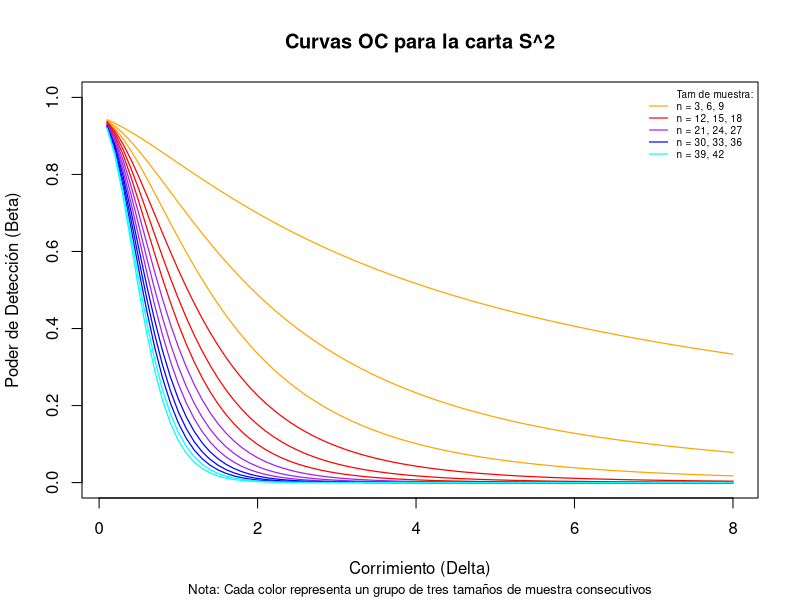

Source code (R):
################################################################################
# Script Correcion Entrega 1: Control Estadistico de Calidad
# Autores: 
# - Cesar Augusto Prieto Sarmiento
# - Cristian Camilo Prieto Zambrano
# - Daniel Santiago Guzman 
# Fecha de Creación: 12/05/2024
# Ultima Fecha de Mod: 23/07/2024
# Descripción: Se plantea realizar la correccion del taller 1 de la asignatura 
#           teniendo en cuenta para esto la correcciones hechas por el profesor
#           y las nuevas habilidades adquiridas en el curso.
# Versión: 1.5
################################################################################

setwd("~/En Proceso/Control")
library(reshape2)
library(ggplot2)

# PUNTO 1 ---- Codigo realizado por Michael Meldivenson (https://github.com/Mendivenson)
# Sea $X \sim N(\mu, \sigma)$ una característica de calidad. Mediante simulaciones, 
# establezca el comportamiento del ARL (en control y fuera de él) de las Cartas $R$ y 
# $S$ para observaciones normales con límites $3 \sigma$ y muestras de tamaño (a) $n=3$ 
# y (b) $n=10$. ¿Qué regularidades observa?

RunLengthR_optimized = function(mu = 0, sigma = 1, k= 0,n = 3, m = 1000){
  #matrixStats: Librería para operaciones rowDiff y rowRange más eficientes (apply es muy lento)
  # Constantes d3 y d2 para carta R
  d3 = c(0.853, 0.888, 0.880, 0.864, 0.848, 0.833, 0.820, 0.808, 0.797, 0.787, 0.778, 0.770,
         0.763, 0.756, 0.750, 0.744, 0.739, 0.734, 0.729, 0.724, 0.72, 0.716, 0.712,0.708)
  d2 = c(1.128, 1.693, 2.059, 2.326, 2.534, 2.704, 2.847, 2.970, 3.078, 3.173, 3.258, 3.336, 
         3.407, 3.472, 3.532, 3.588, 3.640, 3.689, 3.735, 3.778, 3.819, 3.858, 3.895, 3.931)
  
  d3 = d3[n-1]; d2 = d2[n-1]    # Selección de constantes específicas dado el tamaño de muestra
  UCL = (d2 + 3 * d3) * sigma;  # Límite superior para carta R
  LCL = (d2 - 3 * d3) * sigma   # Límite inferior para carta R
  
  RL = c();                     # Vector para guardar las longitudes de corrida
  last_count = 0                # Z longitudes de corrida sin señal al final de la matriz
  
  while(length(RL) < m){
    # Se generan m*100 subgrupos racionales, se toma el rango y la diferencia
    rangos = matrixStats::rowDiffs(matrixStats::colRanges(matrix(rnorm(n*m*100, 
                                                                       mean = mu,
                                                                       sd = sigma * (1 - k)),
                                                                 nrow = n, byrow = F)))
    # ¿Qué índices se salieron de control?
    OutControl = which(rangos < LCL | rangos > UCL)
    # ¿Cuánto tiempo hay entre estos índices?
    OutControl = diff(c(0, OutControl))
    # Se suman al primer RL la cantidad de subgrupos racionales sin señal 
    # del final del ciclo anterior
    OutControl[1] = OutControl[1] + last_count
    # Se actualiza a z subgrupos racionales al final de este ciclo sin dar señal
    last_count = length(rangos) - sum(OutControl)
    
    # Se agregan los resultados al final del vector de longitudes de corrida
    RL = c(RL,OutControl)}
  return(RL[1:m])}

RunLengthS_optimized = function(mu = 0, sigma = 1, k = 0,n = 3, m = 1000){
  # Constante c4 para corrección de sesgo
  c4 = sqrt(2/(n-1)) * gamma(n/2) / gamma((n-1)/2)
  LCL = sigma * (c4 - 3 * sqrt(1 - c4**2))
  UCL = sigma * (c4 + 3 * sqrt(1 - c4**2))
  
  RL= c()
  last_count = 0
  while (length(RL) < m){
    desviaciones = matrixStats::colSds(matrix(rnorm(n*m*100, 
                                                    mean = mu,
                                                    sd = sigma * (1 - k)),
                                              nrow = n, byrow = F))
    OutControl = which(desviaciones < LCL | desviaciones > UCL)
    OutControl = diff(c(0, OutControl))
    OutControl[1] = OutControl[1] + last_count
    last_count = length(desviaciones) - sum(OutControl)
    RL = c(RL,OutControl)}
  return(RL[1:m])}


# PUNTO 2 ----
# Sea X ~ N(mu, sigma) una característica de calidad de un producto. Se sabe que
# los valores objetivos de los parámetros del proceso son mu = mu_0 y sigma = sigma_0.
# Se debe construir las curvas OC de la carta S^2 con limites de probabilidad. 

# Definición de la función OC_S2

OC_S2 <- function(n, sigma2_0, delta){
  # Cálculo de los límites de control superior e inferior para la carta S^2
  UCL <- sigma2_0/(n-1) * qchisq(1 - 0.05/2, df = n-1)
  LCL <- sigma2_0/(n-1) * qchisq(0.05/2, df = n-1)
  
  # Cálculo del poder de detección (beta)
  beta <- pchisq((n-1)*UCL/(sigma2_0 + delta), df = n-1) - pchisq((n-1)*LCL/(sigma2_0 + delta), df = n-1)
  
  return(beta)
}

# Parámetros
sigma2_0 <- 1
deltas <- seq(0.1, 8, by = 0.1) # Valores de delta
n_values <- seq(3, 42, by = 3) # Tamaños de muestra de 3 en 3

# Colores para las curvas (4 colores diferentes)
colors <- c("orange", "red", "purple", "blue", "cyan")

# Inicializar la gráfica
plot(NULL, xlim = c(min(deltas), max(deltas)), ylim = c(0, 1),
     xlab = "Corrimiento (Delta)", ylab = "Poder de Detección (Beta)",
     main = "Curvas OC para la carta S^2",)


# Graficar las curvas en grupos de 4 colores
for (i in seq_along(n_values)) {
  n <- n_values[i]
  beta_values <- sapply(deltas, function(delta) OC_S2(n, sigma2_0, delta))
  
  # Determinar el grupo de color
  color_index <- (i - 1) %/% 3 + 1
  lines(deltas, beta_values, type = "l", col = colors[color_index], lwd = 1.2)
}

# Crear leyenda estructurada
legend_text <- c("Tam de muestra:", 
                 paste(paste("n =", paste(n_values[1:3], collapse = ", "))),
                 paste(paste("n =", paste(n_values[4:6], collapse = ", "))),
                 paste(paste("n =", paste(n_values[7:9], collapse = ", "))),
                 paste(paste("n =", paste(n_values[10:12], collapse = ", "))),
                 paste(paste("n =", paste(n_values[13:14], collapse = ", "))))

legend("topright", 
       legend = legend_text,
       col = c("black", colors),
       lty = c(0, rep(1, 5)),
       lwd = c(0, rep(1.2, 5)),
       bty = "n",
       cex = 0.6)

# Añadir una nota sobre los valores
mtext("Nota: Cada color representa un grupo de tres tamaños de muestra consecutivos", 
      side = 1, 
      line = 4, 
      cex = 0.8)

# PUNTO 3 ---- 
# Sea $X \sim N\left(\mu_0, \sigma_0\right)$ una característica de calidad. 
# Construya la carta $\bar{X}$ para el monitoreo de la media del proceso. 
# Genere 10 muestras de tamaño $n$ provenientes de $X$, de tal modo que la media
# muestral de ninguna de ellas caiga fuera de los límites de control. A partir del
# undécimo momento de monitoreo se pide generar muestras del mismo tamaño $n$ 
# provenientes de una distribución normal con media $\mu_1=\mu_0+k \sigma_0$ y 
# $\sigma_1=\sigma_0(\operatorname{con} k=1,0)$ hasta que la carta emita una señal 
# por primera vez. Si se asume que el proceso caracterizado por $X$ es estable y 
# que se desconoce el momento en el cual se produjo el incremento en el nivel medio, 
# ¿en qué muestra ocurrió el cambio en la media del proceso más probablemente?


miu <- 0
sd <- 1
n <- 5

UCL <- miu + 3*(sd/sqrt(n))
LCL <- miu - 3*(sd/sqrt(n))

M <- matrix(0, nrow = 5, ncol = 10)

for(i in 1:10){
  M[1:5,i] <- rnorm(n = n, mean = miu, sd = sd)
}

Means <- apply(M, 2, mean)

which(Means > UCL | Means < LCL)

N <- matrix(0, nrow = 5, ncol = 100)

for(i in 1:100){
  N[1:5,i] <- rnorm(n = n, mean = 1, sd = sd)
}

MeansN <- apply(N, 2, mean)

which(MeansN > UCL | MeansN < LCL)

N1 <- N[1:5, 1:12]

M1 <- cbind(M, N1)

T <- ncol(M1)
r <- seq(1, T, by = 1)

MM1 <- apply(M1, 2, mean)

Tau <- rep(0, T)

for(i in 1:T){
  Tau[i] <- (T - i)*(mean(MM1[i:T]) - miu)^2
}

which(max(Tau) == Tau)

# PUNTO 4 ---- Codigo realizado por Michael Meldivenson
# Sea $X \sim N(\mu_0, \sigma_0)$ una característica de calidad. Se pide:

# A) Mediante simulaciones, establezca el comportamiento del ARL de la Carta $\bar{X}$
#    con límites tres sigma para observaciones normales.

# B) Genere 20 subgrupos racionales de tamaño $n=3$ provenientes de $X$. Asúmase que
#    el proceso es estable en cuanto a dispersión y con los subgrupos iniciales, construya
#    la carta $\bar{X}$ como es habitual hasta verificar la estabilidad del proceso.
#    Establezca el comportamiento del ARL para la carta que se obtiene del análisis+
#    de Fase I realizado.

# PUNTO 5 ----

# Calcular el ARL de la Carta $\bar{X}$ mediante cadenas de Markov. Diseñar la carta 
# con límites de control ubicados a tres desviaciones estándar de la media y dividiendo
# la región de control estadístico en franjas de ancho igual a una desviación estándar.

# Cálculo de ARL0 para la carta X barra usando cadenas de Markov


# Cargar librerías necesarias
library(Matrix)
library(pracma)

# Definir los valores Z
Z <- c(pnorm(1) - pnorm(-1), 
       pnorm(2) - pnorm(1), 
       pnorm(3) - pnorm(2), 
       pnorm(-1) - pnorm(-2), 
       pnorm(-2) - pnorm(-3))

# Inicializar la matriz de resultados
resultados <- matrix(0, nrow = 5, ncol = 5)

# Rellenar la matriz con los valores correspondientes
for (i in 1:5) {
  for (j in 1:5) {
    resultados[i, j] <- Z[i]
  }
}

# Ajuste de valores específicos de la matriz
resultados[3, 3] <- 0
resultados[5, 5] <- 0

# Crear matriz T_0 con la misma dimensión que resultados
T_0 <- resultados

# Transponer la matriz resultados
resultados <- t(resultados)

# Definir la matriz Rf y el vector resultadosf
Rf <- resultados[1:5, 1:5]
If <- diag(1, nrow(Rf))
resultadosf <- rep(1, times = 5)

# Resolver el sistema lineal
R1f <- solve(If - Rf)
Af <- t(Rf) - If
Af <- rbind(Af, rep(1, 5))
bf <- c(rep(0, 5), 1)

# Calcular el vector de probabilidades pf
pf <- qr.solve(Af, bf)

# Calcular el ARL final
ARLf <- pf %*% R1f %*% resultadosf
ARLf

